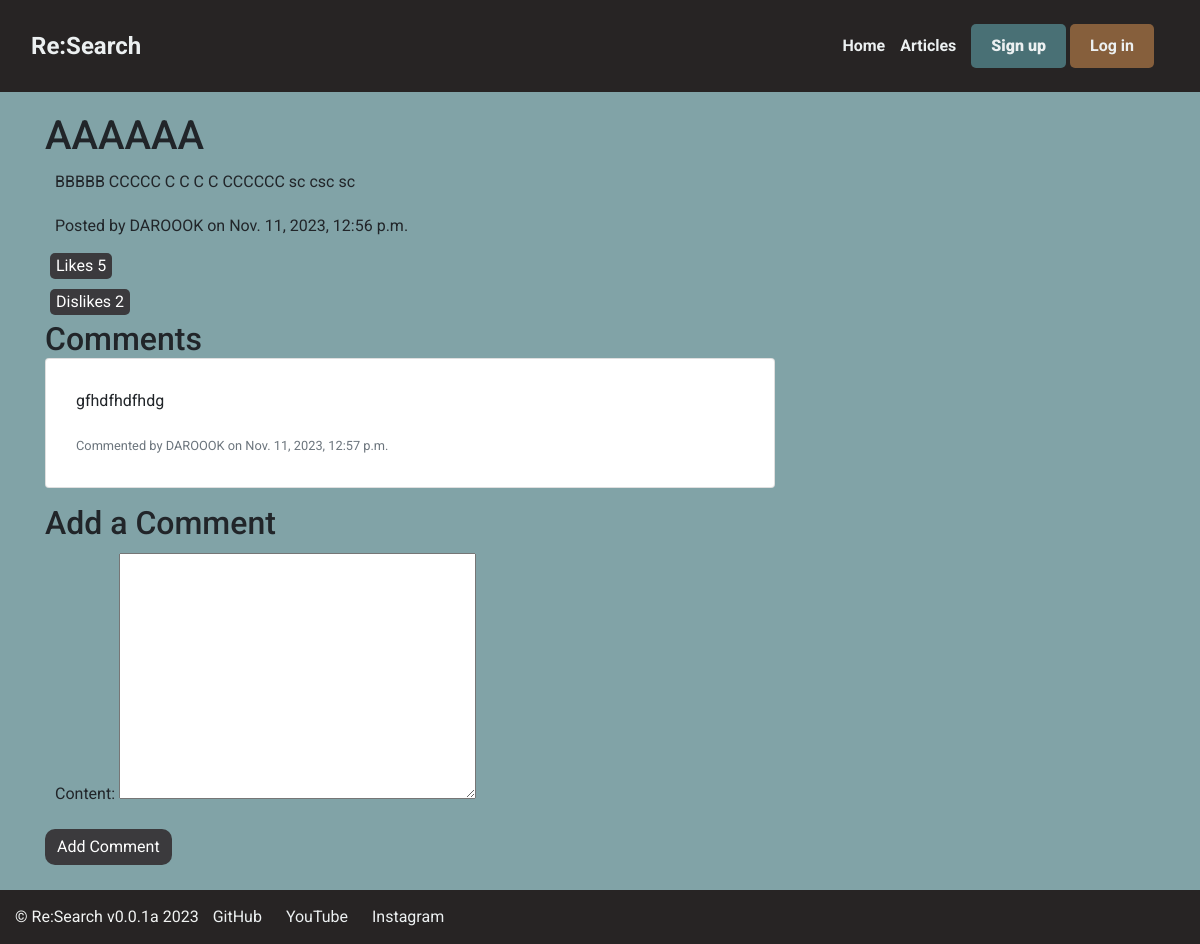
/post/1/, run on an earlier commit of the app's database.
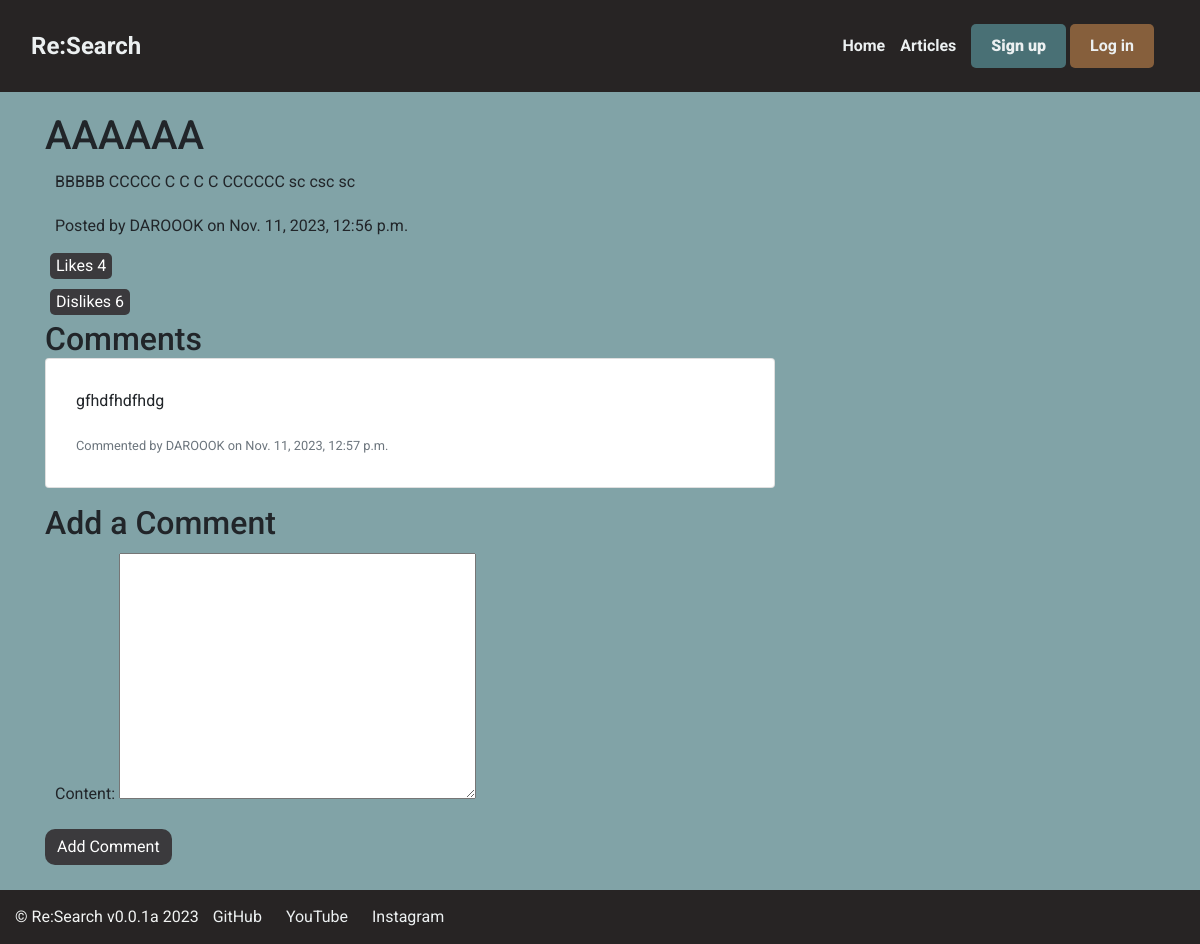
And on a later commit of the database.
### helper/models.py (models this page shows, shortened)
class Post(models.Model):
    title = models.CharField(max_length=100)
    sphere = models.CharField(max_length=100)
    content = models.TextField()
    date_posted = models.DateTimeField(default=timezone.now)
    author = models.ForeignKey(User, on_delete=models.CASCADE)
    likes = models.IntegerField(default=0)
    dislikes = models.IntegerField(default=0)
    verified = models.BooleanField(default=False)

### helper/views.py (the view)
# urls.py: path('post/<int:pk>/', PostDetailView.as_view(), name='post-detail'),
class PostDetailView(DetailView):
    model = Post
    template_name = 'helper/post_detail.html'
    context_object_name = 'posts'
    def get_context_data(self, **kwargs):
        context = super().get_context_data(**kwargs)
        context['comments'] = PostComments.objects.filter(post_id=self.kwargs['pk']).order_by('-date_posted')
        context['comment_form'] = CommentForm()
        return context

### helper/forms.py
class CommentForm(forms.ModelForm):
    class Meta:
        model = PostComments
        fields = ['content']

### helper/templates/helper/post_detail.html (shortened to what this page needs)
{% extends 'helper/base.html' %}
{% block content %}
  <div class="content-section">
    <h1>{{ posts.title }}</h1>
    <p>{{ posts.content }}</p>
    <p>Posted by {{ posts.author.username }} on {{ posts.date_posted }}</p>
    <form method="post" action="{% url 'like-post' pk=posts.pk %}">
        <button type="submit">Likes {{ posts.likes }}</button>
    </form>
    <form method="post" action="{% url 'dislike-post' pk=posts.pk %}">
        <button type="submit">Dislikes {{ posts.dislikes }}</button>
    </form>
    <h2>Comments</h2>
    {% for comment in comments %}
      <div class="card mb-3">
        <div class="card-body">
          <p class="card-text">{{ comment.content }}</p>
          <p class="card-text"><small class="text-muted">Commented by {{ comment.author.username }} on {{ comment.date_posted }}</small></p>
        </div>
      </div>
    {% endfor %}
    <h2>Add a Comment</h2>
    <form method="post" action="{% url 'comment-create' pk=posts.pk %}">
      {{ comment_form.as_p }}
      <button type="submit" class="btn btn-primary">Add Comment</button>
    </form>
  </div>
{% endblock %}

What changed in the data, as far as the page shows it:
changed Post "AAAAAA": likes "5" → "4"; dislikes "2" → "6"
